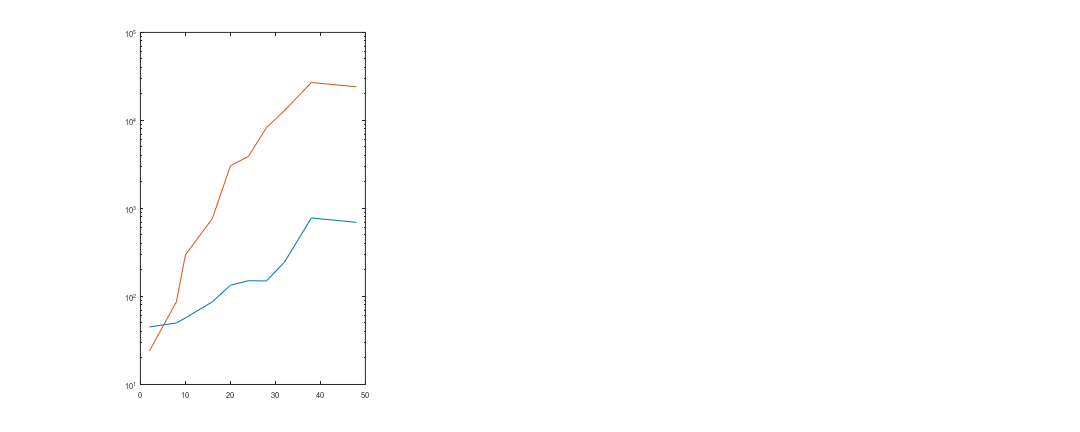

Write MATLAB code to recreate this figure. (Note: this script raises an error after producing the figure.)
% Creates Data Plot

width = 20;
height = 8;

font_size = 18;
title_font_size = 24;
legend_font_size = 14;

fig = figure();

set(fig, 'PaperUnits', 'inches');
set(fig, 'PaperSize', [width height]);
set(fig, 'Units', 'inches');
set(fig, 'Position', [0 0 width height]);
set(fig, 'PaperPosition', [0 0 width height]);

% --- Avian Data ---
avt = [480, 600, 960, 1200, 1440, 1680, 1920,  2280, 2520]/60;
av  = [ 100, 150, 825, 2563, 988, 1650, 2838, 17375, 5775];
ave = [   0,  29, 229,  348, 166,  390,  112,  3062, 1261];

ait = [120, 480, 600, 960, 1200, 1440, 1680,  1920,  2280,  2880]/60;
ai  = [ 24,  87, 296, 770, 3048, 3901, 8261, 12935, 26970, 24120];

art = [120, 480, 600, 960, 1200, 1440, 1680, 1920, 2280, 2880]/60;
ar  = [ 45,  50,  57,  87,  134,  151,  150,  245,  780,  695];

% --- Seasonal Data ---
svt = [600,  720,  960,  1200,  1440,  1800,  2280,  2880]/60;
sv  = [ 20, 5846, 6900, 38500, 39738, 20238, 15138, 20453];
sve = [  0, 1676, 1578, 15695, 17271,  2992,  2886,  3837];

sit = [120,  480,  720,  960, 1200, 1440]/60;
si  = [391, 1723, 3462, 4618, 6807, 8164] - 300;

siit  = [1440, 1800, 2280, 2880]/60;
%sii   = [8164, 10200, 12913, 16306] - 300;
sii   = [8164, 8500, 8500, 8500] - 300;

srt = [120, 480, 720, 960, 1200, 1440, 1800, 2280, 2880]/60;
sr  = [  1,   1,   1,   2,    6,   16,   68,  239,  655];

% --- Swine Data ---24
wvt = [120,   720,   960,   1200,   1440,   1800,   2880]/60;
wv  = [ 20, 64620, 84053, 254587, 665559, 814586, 654773];
wve = [  0, 18294, 36080,  43752, 156340, 229980,  47662];

wit = [480,  720,  960,  1200,  1440,  1920,  2880]/60;
wi  = [ 75+1, 1835, 1349, 23458, 12073, 30700, 19814] - 75;

wrt = [480, 720,  960, 1200, 1440, 1920, 2880]/60;
wr  = [ 36,  55,   46,  150,   93,  380, 1224];

colors = [.75   0   .2 ;
          1    .75   0 ;
          .28  .625  0 ;
          .1   .1   .9 ;
          .5    0   .1 ;
          .75  .625  0 ;
          .2   .375  0 ;
          .075 .075 .7 ];

% --- Plot ---

% Avian
subplot(1, 3, 1)
hline2 = semilogy(art, ar);
hold on
hline3 = plot(ait, ai);
hline4 = plot(aft/60, aif);
hline5 = plot(aft/60, arf);
hold off

set(hline2, 'LineWidth', 2)
set(hline2, 'LineStyle', 'none')
set(hline2, 'Marker', 's')
set(hline2, 'MarkerSize', 10)
set(hline2, 'Color', colors(2,:))
set(hline2, 'MarkerEdgeColor', colors(6,:))
set(hline2, 'MarkerFaceColor', colors(2,:))

set(hline3, 'LineWidth', 2)
set(hline3, 'LineStyle', 'none')
set(hline3, 'Marker', '^')
set(hline3, 'MarkerSize', 10)
set(hline3, 'Color', colors(1,:))
set(hline3, 'MarkerEdgeColor', colors(5,:))
set(hline3, 'MarkerFaceColor', colors(1,:))

set(hline4, 'LineWidth', 2)
set(hline4, 'LineStyle', '--')
set(hline4, 'Color', colors(1,:))

set(hline5, 'LineWidth', 2)
set(hline5, 'LineStyle', '--')
set(hline5, 'Color', colors(2,:))

set(gca, 'FontSize', font_size)
set(gca, 'YColor', 'k')
set(gca, 'YLim', [1 2e6])
set(gca, 'YTick', [1 10 100 1000 10000 100000 1000000])
set(gca, 'XLim', [0 48])
set(gca, 'XTick', 0:4:48)
set(gca, 'XTickLabel', {'0', '', '8', '', '16', '', '24', '', '32', '', '40', '', '48'})

xlabel('Time (hours)')
ylabel('Chemokine (pg/mL)')

lhandle = legend([hline3 hline2], 'IP-10', 'RANTES', 4);
set(lhandle, 'Color', 'w')
set(lhandle, 'FontSize', legend_font_size);

title('aH5N1 Influenza', 'FontSize', title_font_size)

% Seasonal
subplot(1, 3, 2)
%[haxes, hline2, hline1] = plotyy(srt, sr, svt, sv, 'semilogy', 'semilogy');
hline2 = semilogy(srt, sr);
hold on
hline4 = plot(siit, sii);
hline3 = plot(sit, si);
hline5 = plot(sft/60, sif);
hline6 = plot(sft/60, srf);
hold off

set(hline2, 'LineWidth', 2)
set(hline2, 'LineStyle', 'none')
set(hline2, 'Marker', 's')
set(hline2, 'MarkerSize', 10)
set(hline2, 'Color', colors(2,:))
set(hline2, 'MarkerEdgeColor', colors(6,:))
set(hline2, 'MarkerFaceColor', colors(2,:))


set(hline3, 'LineWidth', 2)
set(hline3, 'LineStyle', 'none')
set(hline3, 'Marker', '^')
set(hline3, 'MarkerSize', 10)
set(hline3, 'Color', 'r')
set(hline3, 'MarkerEdgeColor', [.5 0 0])
set(hline3, 'MarkerFaceColor', 'r')

set(hline4, 'LineWidth', 2)
set(hline4, 'LineStyle', 'none')
set(hline4, 'Marker', '^')
set(hline4, 'MarkerSize', 10)
set(hline4, 'Color', colors(1,:))

set(hline5, 'LineWidth', 2)
set(hline5, 'LineStyle', '--')
set(hline5, 'Color', colors(1,:))

set(hline6, 'LineWidth', 2)
set(hline6, 'LineStyle', '--')
set(hline6, 'Color', colors(2,:))

set(gca, 'FontSize', font_size)
%set(gca, 'FontWeight', 'bold')
set(gca, 'YColor', 'k')
set(gca, 'YLim', [1 2e6])
set(gca, 'YTick', [1 10 100 1000 10000 100000 1000000])
set(gca, 'XLim', [0 48])
set(gca, 'XTick', 0:4:48)
set(gca, 'XTickLabel', {'0', '', '8', '', '16', '', '24', '', '32', '', '40', '', '48'})

%ylabel('Chemokine (pg/mL)')
xlabel('Time (hours)')

%lhandle = legend([hline3 hline2], 'IP-10', 'RANTES', 4);
%set(lhandle, 'Color', 'w')

title('sH1N1 Influenza', 'FontSize', title_font_size)

% Swine
subplot(1, 3, 3)

hline2 = semilogy(wrt, wr);
hold on
hline3 = plot(wit, wi);
hline4 = plot(wft/60, wif);
hline5 = plot(wft/60, wrf);
hold off

set(hline2, 'LineWidth', 2)
set(hline2, 'LineStyle', 'none')
set(hline2, 'Marker', 's')
set(hline2, 'MarkerSize', 10)
set(hline2, 'Color', colors(2,:))
set(hline2, 'MarkerEdgeColor', colors(6,:))
set(hline2, 'MarkerFaceColor', colors(2,:))

set(hline3, 'LineWidth', 2)
set(hline3, 'LineStyle', 'none')
set(hline3, 'Marker', '^')
set(hline3, 'MarkerSize', 10)
set(hline3, 'Color', colors(1,:))
set(hline3, 'MarkerEdgeColor', colors(5,:))
set(hline3, 'MarkerFaceColor', colors(1,:))

set(hline4, 'LineWidth', 2)
set(hline4, 'LineStyle', '--')
set(hline4, 'Color', colors(1,:))

set(hline5, 'LineWidth', 2)
set(hline5, 'LineStyle', '--')
set(hline5, 'Color', colors(2,:))

set(gca, 'FontSize', font_size)
%set(gca, 'FontWeight', 'bold')
set(gca, 'YColor', 'k')
set(gca, 'YLim', [1 2e6])
set(gca, 'YTick', [1 10 100 1000 10000 100000 1000000])
set(gca, 'XLim', [0 48])
set(gca, 'XTick', 0:4:48)
set(gca, 'XTickLabel', {'0', '', '8', '', '16', '', '24', '', '32', '', '40', '', '48'})

%ylabel('Chemokine (pg/mL)')
xlabel('Time (hours)')


%lhandle = legend([hline3 hline2], 'IP-10', 'RANTES', 4);
%set(lhandle, 'Color', 'w')

title('pH1N1 Influenza', 'FontSize', title_font_size)

%print('-depsc2', '-loose', '/nfs/adaptive/drew/chemokine/paper/figures/Figure_3.eps');

% -------------------------------- Log RMSE Values ----------------------=
disp('RMSE Values')
disp(['Avian RANTES:    ' num2str(rmse(art, ar, aft/60, arf))])
disp(['Avian IP-10:     ' num2str(rmse(ait, ai, aft/60, aif))])
disp(['Seasonal RANTES: ' num2str(rmse(srt, sr, sft/60, srf))])
disp(['Seasonal IP-10:  ' num2str(rmse(sit, si, sft/60, sif))])
disp(['Pandemic RANTES: ' num2str(rmse(wrt, wr, wft/60, wrf))])
disp(['Pandemic IP-10:  ' num2str(rmse(wit, wi, wft/60, wif))])
